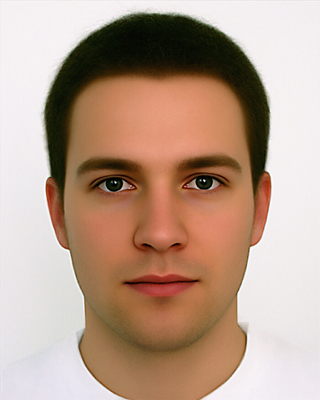
#> input picture HW4/A/Q2/q2.png, 320 x 400 px
$ jupyter execute Q2.ipynb
#> lines starting #> are read from the running program, lines starting #| are printed output that depends on the picture; after the words box and inside, x2 and y2 are one past the last pixel; in counts of white or black regions, pixels touching at a corner belong together
# Q2

[cell 1]
import cv2 # just for reading the image
import numpy as np
import matplotlib.pyplot as plt

read image "q2.png"

[cell 2]
img = cv2.imread("q2.png", 0)
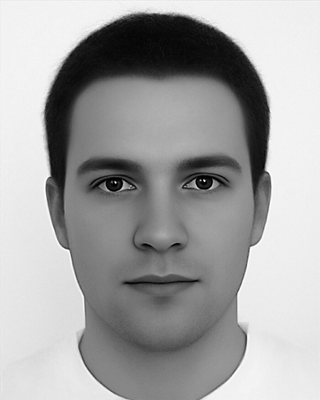
#> img: shape (400, 320); min 0, max 255, mean 163.5

plot the image

[cell 3]
### YOUR CODE ###
plt.imshow(img, cmap='gray')
plt.axis('off')
plt.show()

[cell 4]
def segment(image,seed_point,threshold,neighbor_mode=0):
#> called with seed_point = (110, 99), threshold = 60, neighbor_mode = 0
    segmented_image = image.copy()
    ### neighbor_mode=0 => 4-connectivity
    ### neighbor_mode=1 => 8-connectivity
    ### YOUR CODE ###
    height, width = image.shape
#> height = 400; width = 320
    segmented_image = np.zeros_like(image, dtype = np.uint8)
    visited = np.zeros_like(image, dtype= bool)

    seed_x, seed_y = seed_point
    seed_value = image[seed_x, seed_y]
#> seed_value = 139
    queue=[(seed_x, seed_y)]
    visited[seed_x, seed_y] = True
    segmented_image[seed_x, seed_y] = 255

    if neighbor_mode == 0:
        neighbors = [(-1, 0), (1, 0), (0, -1), (0, 1)]
    else:
        neighbors = [(-1, 0), (1, 0), (0, -1), (0, 1), (-1, -1), (-1, 1), (1, -1), (1, 1)]

    while queue:
        x, y = queue.pop(0)
        for dx, dy in neighbors:
            nx, ny = x + dx, y + dy
            if 0 <= nx < height and 0 <= ny < width and not visited[nx, ny]:
                if abs(int(image[nx, ny]) - int(seed_value)) <= threshold:
                    segmented_image[nx, ny] = 255
                    queue.append((nx, ny))
                visited[nx, ny] = True

    return segmented_image

[cell 5]
### YOUR CODE ###
seed_point= (110, 99)
threshold= 60

[cell 6]
segmented_image_4 = segment(img,seed_point,threshold)
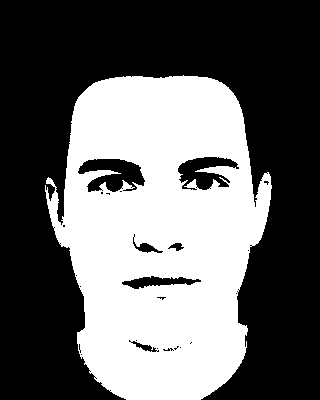
#> segmented_image_4: shape (400, 320); 40.3% white; 1 white region, box (x1, y1, x2, y2) and area: (45, 75, 272, 400) 51640
segmented_image_8 = segment(img,seed_point,threshold,1)
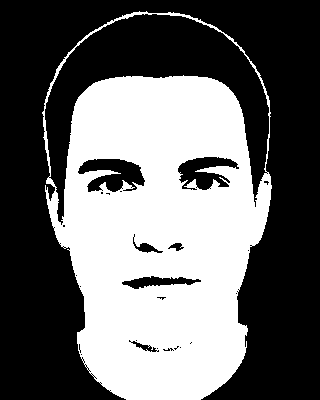
#> segmented_image_8: shape (400, 320); 41.2% white; 1 white region, box (x1, y1, x2, y2) and area: (42, 11, 272, 400) 52711

plot the results and compare them

[cell 7]
### YOUR CODE ###
plt.figure(figsize=(12, 4))

plt.subplot(1, 3, 1)
plt.imshow(img, cmap='gray')
plt.title('Original Image')
plt.axis('off')

plt.subplot(1, 3, 2)
plt.imshow(segmented_image_4, cmap = 'gray')
plt.title('4-Connectivity Image')
plt.axis('off')

plt.subplot(1, 3, 3)
plt.imshow(segmented_image_8, cmap='gray')
plt.title('8-Connectivity Image')
plt.axis('off')

plt.tight_layout()
plt.show()
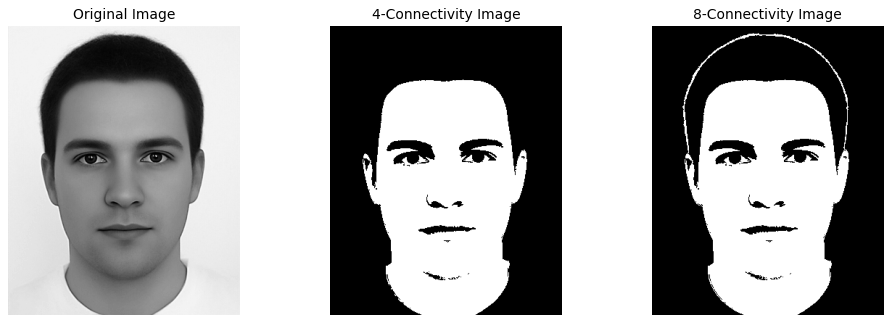
#> figure drawn by matplotlib, 3 panels
